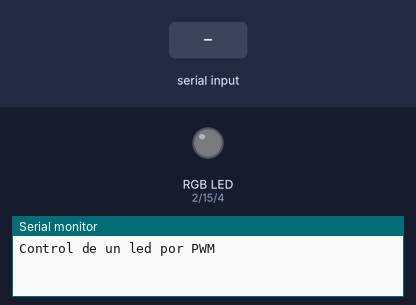
Bench run of a sketch on a simulated ESP32. Shown: an RGB LED mixed from three pins (HIGH = lit), the last lines printed to the serial monitor. Inputs (shaded band) come from the test bench. Dim RGB values are drawn brighter than linear.

Above: at 1.4 s.
1.5 s: "R:1\n" received over Serial
At 1.9 s:
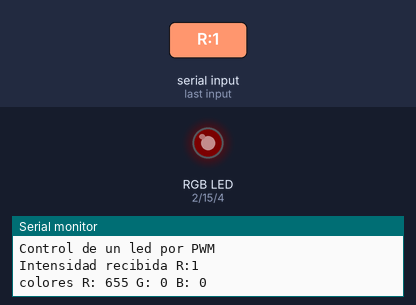
3.0 s: "G:1\n" received over Serial
At 4.2 s:
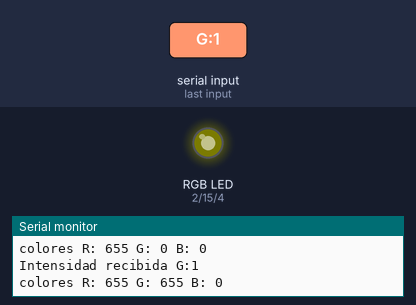
4.5 s: "B:1\n" received over Serial
At 5.4 s:
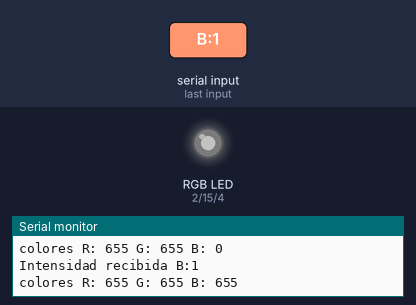
6.0 s: "R\n" received over Serial
At 6.5 s:
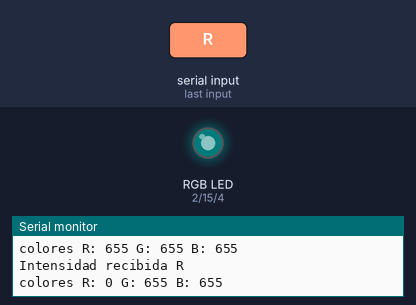
7.5 s: "G\n" received over Serial
At 8.7 s:
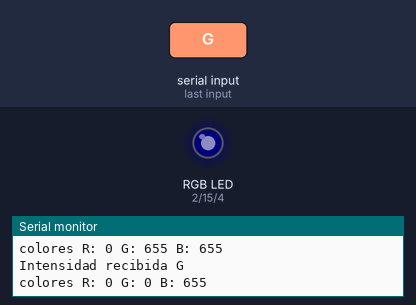
9.0 s: "R:150\n" received over Serial
At 10.0 s:
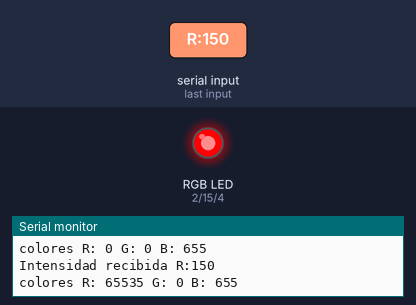
Timing chart, 0 to 11.5 s (numbered marks = the images above; inputs shaded):
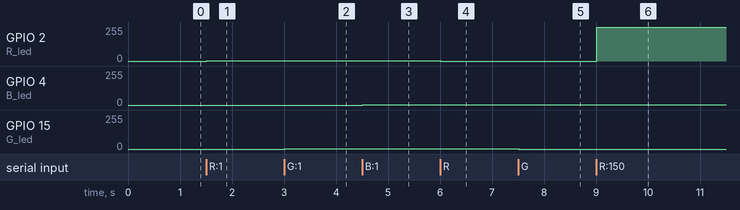

Measured:
- after the input at 1.5 s, GPIO 2 (R_led): 0/255 → 3/255 at once
- after the input at 3.0 s, GPIO 15 (G_led): 0/255 → 3/255 at once
- after the input at 4.5 s, GPIO 4 (B_led): 0/255 → 3/255 at once
- after the input at 6.0 s, GPIO 2 (R_led): 3/255 → 0/255 at once
- after the input at 7.5 s, GPIO 15 (G_led): 3/255 → 0/255 at once
- after the input at 9.0 s, GPIO 2 (R_led): 0/255 → 255/255 at once

The sketch:

sketch_jan15a_12_pwm_rgb.ino
```cpp
//controlar la intensidad del led de la tarjeta

//Variables y constantes
//color rojo r
#define R_led 2 //Direccion del led
#define R_fre 1000
#define R_res 16
#define R_Max (pow(2,R_res)-1)
#define G_led 15 //Direccion del led
#define G_fre 1000
#define G_res 16
#define G_Max (pow(2,G_res)-1)//pwm valor maximo ancho pulso
#define B_led 4 //Direccion del led
#define B_fre 1000
#define B_res 16
#define B_Max (pow(2,B_res)-1)//pwm valor maximo ancho pulso
unsigned int R_ap =0;
unsigned int G_ap =0;
unsigned int B_ap =0; //ancho de pulso de cada color

void setup() {
  // put your setup code here, to run once:
  //UART
  Serial.begin(115200);
  delay(200);
  //GPIO
  pinMode(R_led,OUTPUT);//opcional en este ejemplo
  pinMode(G_led,OUTPUT);
  pinMode(B_led,OUTPUT);
  //PWM
  ledcAttach(R_led,R_fre,R_res);//salida por led, frecuencia a 1000 hertz, resolucion 16 bits
  ledcAttach(G_led,G_fre,G_res);
  ledcAttach(B_led,B_fre,B_res);
  Serial.println();
  Serial.println("Control de un led por PWM");
  Serial.println();

}

void loop() {
  String s="";
  String c="";
  int intensidad =0;
  if (Serial.available()){
    s= Serial.readStringUntil('\n');
    Serial.println("Intensidad recibida "+ s);
    int posPts = s.indexOf(':');
    int posFin= s.length();
    c = s.substring(0,posPts);//caracter del color
    c.toUpperCase();// caracter a mayuscula
    int val = s.substring(posPts+1,posFin).toInt();
    if (val <0) val =0;
    if(val>100) val =100;
    if (c.equals("R")) R_ap = map(val,0,100,0,R_Max);//Cargar el valor de ancho del pulso
    else if(c.equals("G")) G_ap = map(val,0,100,0,G_Max);//Cargar el valor de ancho del pulso
    else if (c.equals("B")) B_ap = map(val,0,100,0,B_Max);//Cargar el valor de ancho del pulso
    s = "colores R: "+ String(R_ap)+ " G: "+ String(G_ap) + " B: "+ String(B_ap);
    Serial.println(s);

    delay(10);
  }
  ledcWrite(R_led,R_ap);//Modifica ancho de pulso
  ledcWrite(G_led,G_ap);//Modifica ancho de pulso
  ledcWrite(B_led,B_ap);//Modifica ancho de pulso


  //for(int i=0;i<Max; i+=100){
  // ledcWrite(led,i);
   // delay(10);
  //}
  //for(int i=0;i<Max; i+=100){
//ledcWrite(led,Max-i);
  //  delay(10);
 // }

}
```
